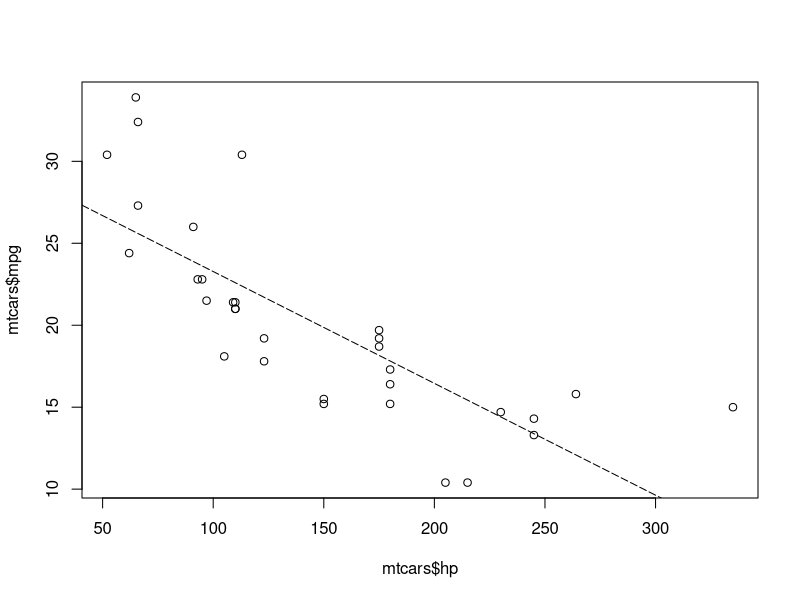
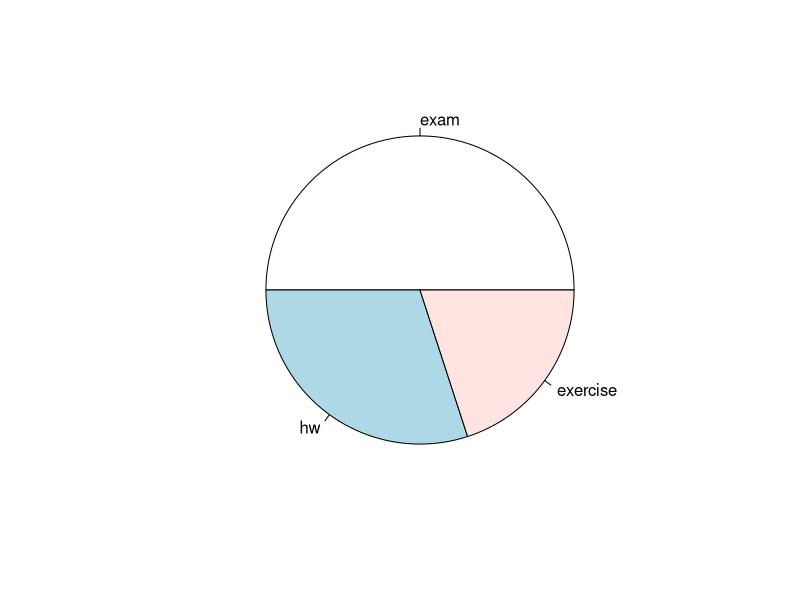
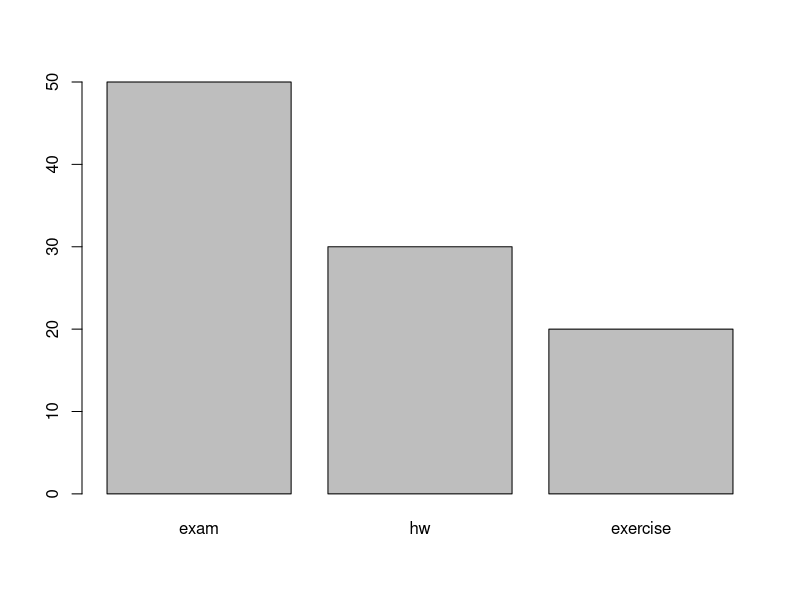
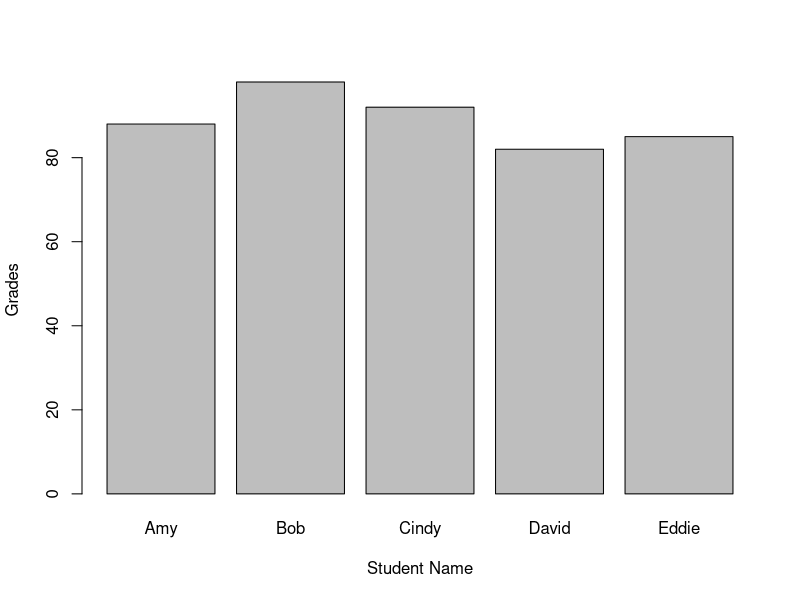

These figures' R source, in order:
data(mtcars)

#Best Fit Line


#Scatter Plot
plot(mtcars$hp, mtcars$mpg) # hp= x-axis, mpg=y-axis

fit = lm(mpg~hp, data=mtcars) #mpg is y-axis, hp is x-axis

abline(fit,lty=5) # Plot the best fit line

#------------------------------

#Pie Chart
scoring = c(exam=50,hw=30,exercise=20)
pie(scoring)

#---------------------------------------------

#Bar Plot

barplot(scoring)
#--------------

#Barplot labeled by name
name <- c("Amy","Bob","Cindy","David","Eddie")
grade <- c(88,98,92,82,85)
students <- data.frame(name,grade)

barplot(grade~name,data=students,xlab="Student Name",ylab="Grades")
